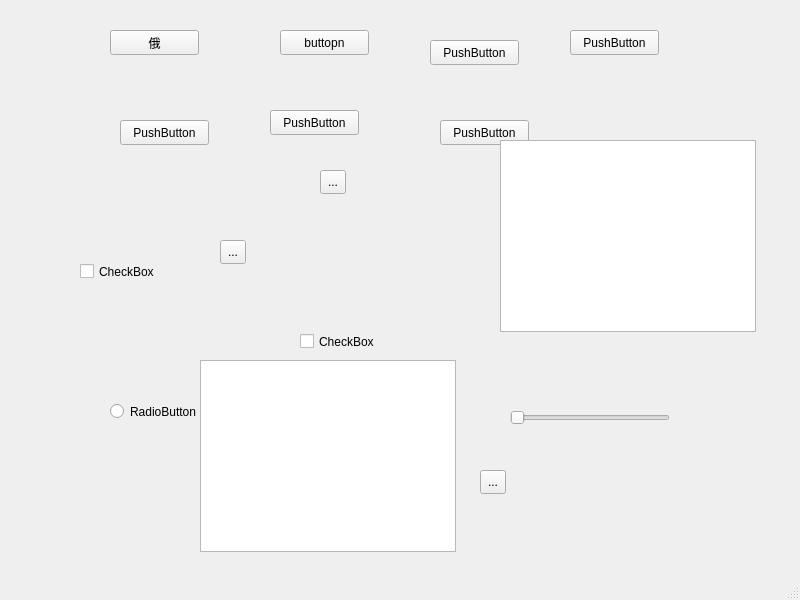
<?xml version="1.0" encoding="UTF-8"?>
<ui version="4.0">
 <class>MainWindow</class>
 <widget class="QMainWindow" name="MainWindow">
  <property name="geometry">
   <rect>
    <x>0</x>
    <y>0</y>
    <width>800</width>
    <height>600</height>
   </rect>
  </property>
  <property name="windowTitle">
   <string>MainWindow</string>
  </property>
  <widget class="QWidget" name="centralwidget">
   <widget class="QPushButton" name="pushButton">
    <property name="geometry">
     <rect>
      <x>110</x>
      <y>30</y>
      <width>89</width>
      <height>25</height>
     </rect>
    </property>
    <property name="text">
     <string>俄</string>
    </property>
   </widget>
   <widget class="QPushButton" name="pushButton_2">
    <property name="geometry">
     <rect>
      <x>280</x>
      <y>30</y>
      <width>89</width>
      <height>25</height>
     </rect>
    </property>
    <property name="text">
     <string>buttopn</string>
    </property>
   </widget>
   <widget class="QPushButton" name="pushButton_3">
    <property name="geometry">
     <rect>
      <x>430</x>
      <y>40</y>
      <width>89</width>
      <height>25</height>
     </rect>
    </property>
    <property name="text">
     <string>PushButton</string>
    </property>
   </widget>
   <widget class="QPushButton" name="pushButton_4">
    <property name="geometry">
     <rect>
      <x>270</x>
      <y>110</y>
      <width>89</width>
      <height>25</height>
     </rect>
    </property>
    <property name="text">
     <string>PushButton</string>
    </property>
   </widget>
   <widget class="QPushButton" name="pushButton_5">
    <property name="geometry">
     <rect>
      <x>440</x>
      <y>120</y>
      <width>89</width>
      <height>25</height>
     </rect>
    </property>
    <property name="text">
     <string>PushButton</string>
    </property>
   </widget>
   <widget class="QPushButton" name="pushButton_6">
    <property name="geometry">
     <rect>
      <x>120</x>
      <y>120</y>
      <width>89</width>
      <height>25</height>
     </rect>
    </property>
    <property name="text">
     <string>PushButton</string>
    </property>
   </widget>
   <widget class="QPushButton" name="pushButton_7">
    <property name="geometry">
     <rect>
      <x>570</x>
      <y>30</y>
      <width>89</width>
      <height>25</height>
     </rect>
    </property>
    <property name="text">
     <string>PushButton</string>
    </property>
   </widget>
   <widget class="QToolButton" name="toolButton">
    <property name="geometry">
     <rect>
      <x>220</x>
      <y>240</y>
      <width>26</width>
      <height>24</height>
     </rect>
    </property>
    <property name="text">
     <string>...</string>
    </property>
   </widget>
   <widget class="QWidget" name="gridLayoutWidget">
    <property name="geometry">
     <rect>
      <x>430</x>
      <y>250</y>
      <width>160</width>
      <height>80</height>
     </rect>
    </property>
    <layout class="QGridLayout" name="gridLayout"/>
   </widget>
   <widget class="QRadioButton" name="radioButton">
    <property name="geometry">
     <rect>
      <x>110</x>
      <y>400</y>
      <width>112</width>
      <height>23</height>
     </rect>
    </property>
    <property name="text">
     <string>RadioButton</string>
    </property>
   </widget>
   <widget class="QToolButton" name="toolButton_2">
    <property name="geometry">
     <rect>
      <x>480</x>
      <y>470</y>
      <width>26</width>
      <height>24</height>
     </rect>
    </property>
    <property name="text">
     <string>...</string>
    </property>
   </widget>
   <widget class="QCheckBox" name="checkBox">
    <property name="geometry">
     <rect>
      <x>300</x>
      <y>330</y>
      <width>92</width>
      <height>23</height>
     </rect>
    </property>
    <property name="text">
     <string>CheckBox</string>
    </property>
   </widget>
   <widget class="QCheckBox" name="checkBox_2">
    <property name="geometry">
     <rect>
      <x>80</x>
      <y>260</y>
      <width>92</width>
      <height>23</height>
     </rect>
    </property>
    <property name="text">
     <string>CheckBox</string>
    </property>
   </widget>
   <widget class="QToolButton" name="toolButton_3">
    <property name="geometry">
     <rect>
      <x>320</x>
      <y>170</y>
      <width>26</width>
      <height>24</height>
     </rect>
    </property>
    <property name="text">
     <string>...</string>
    </property>
   </widget>
   <widget class="QTreeView" name="treeView">
    <property name="geometry">
     <rect>
      <x>500</x>
      <y>140</y>
      <width>256</width>
      <height>192</height>
     </rect>
    </property>
   </widget>
   <widget class="QColumnView" name="columnView">
    <property name="geometry">
     <rect>
      <x>200</x>
      <y>360</y>
      <width>256</width>
      <height>192</height>
     </rect>
    </property>
   </widget>
   <widget class="QSlider" name="horizontalSlider">
    <property name="geometry">
     <rect>
      <x>510</x>
      <y>410</y>
      <width>160</width>
      <height>16</height>
     </rect>
    </property>
    <property name="orientation">
     <enum>Qt::Horizontal</enum>
    </property>
   </widget>
  </widget>
  <widget class="QMenuBar" name="menubar">
   <property name="geometry">
    <rect>
     <x>0</x>
     <y>0</y>
     <width>800</width>
     <height>22</height>
    </rect>
   </property>
  </widget>
  <widget class="QStatusBar" name="statusbar"/>
 </widget>
 <resources/>
 <connections/>
</ui>
